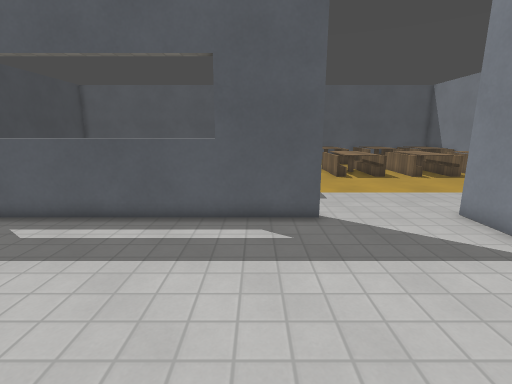
View 1 (above)

21 first-person views from a walk through a Godot game level. The camera is 1.5 m above the floor, tilts 12° down and sees 85° across. The floor is counted in squares, 0.5 m on a side. Each view is taken from the middle of a square. On the plan, view 1 faces up. The plan holds only what a view shows up to about 20 squares ahead; the rest is blank. Surface patterns are stand-ins for the level's own textures.

View 2
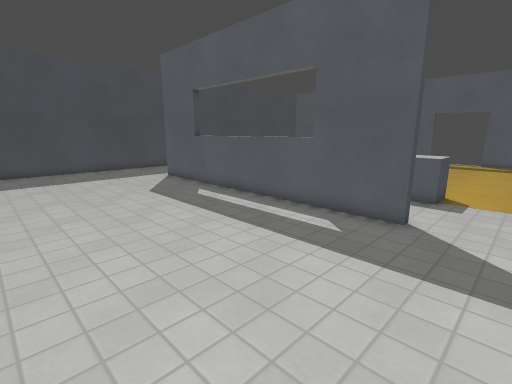

View 3
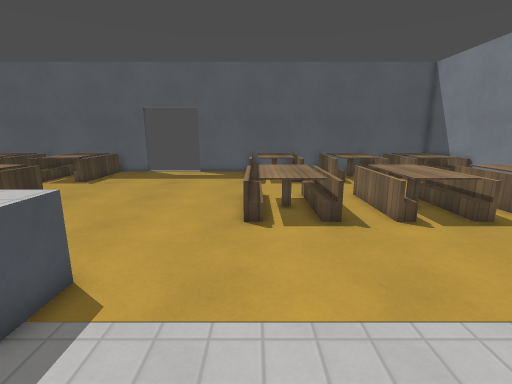

View 4
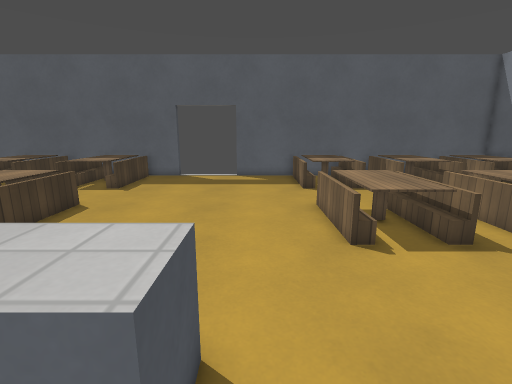

View 5
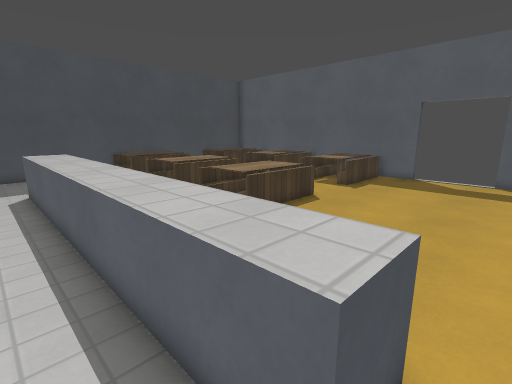

View 6
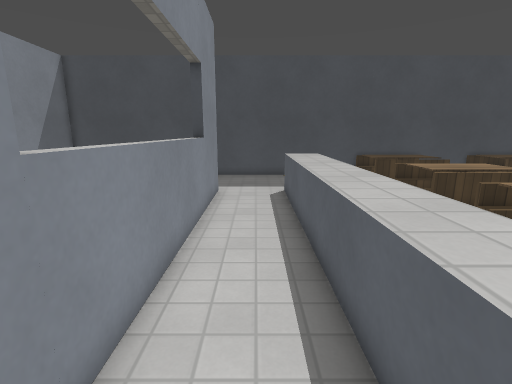

View 7
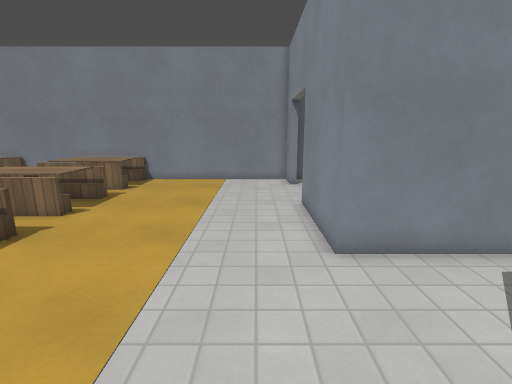

View 8
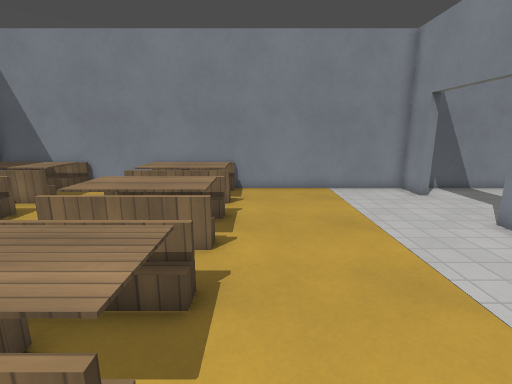

View 9
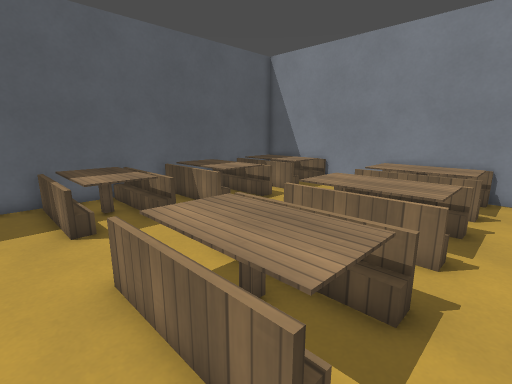

View 10
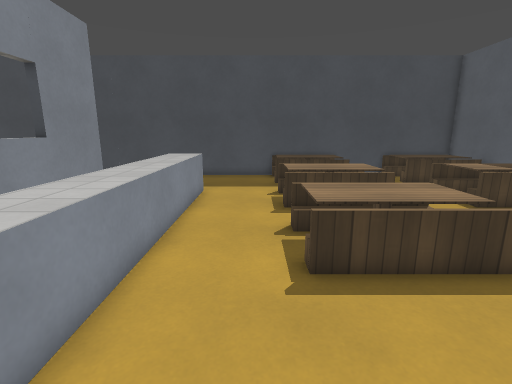

View 11
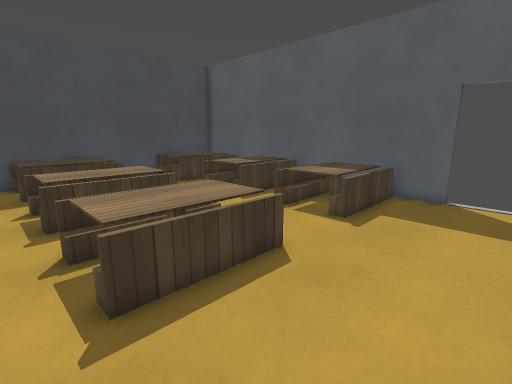

View 12
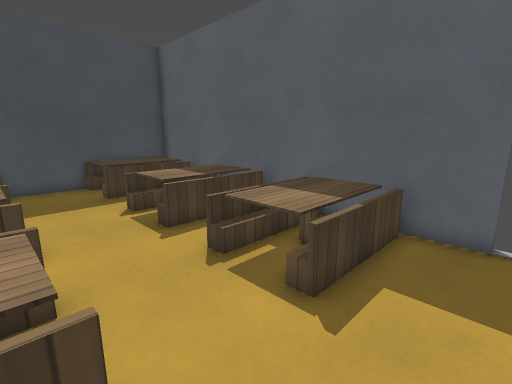

View 13
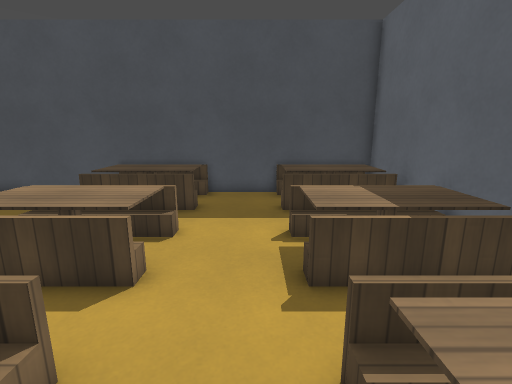

View 14
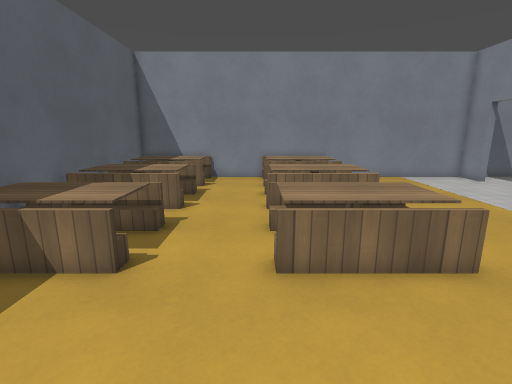

View 15
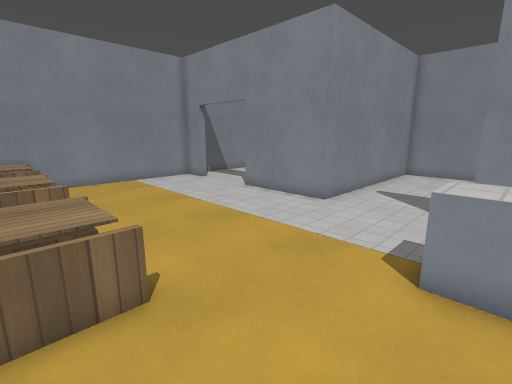

View 16
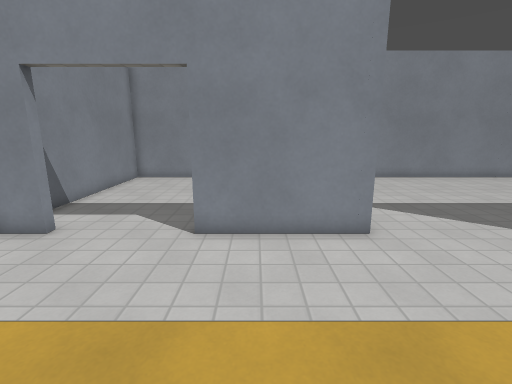

View 17
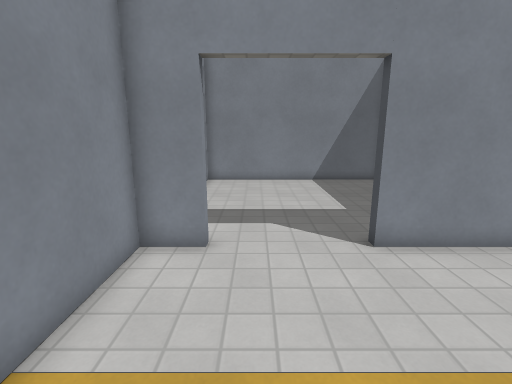

View 18
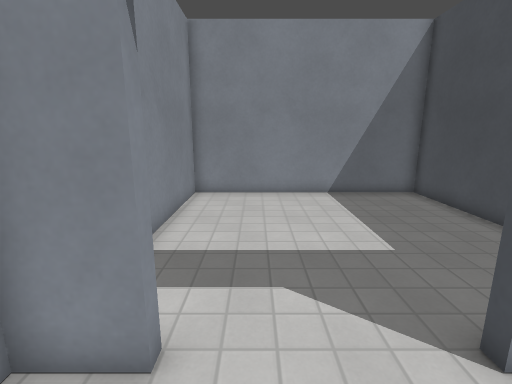

View 19
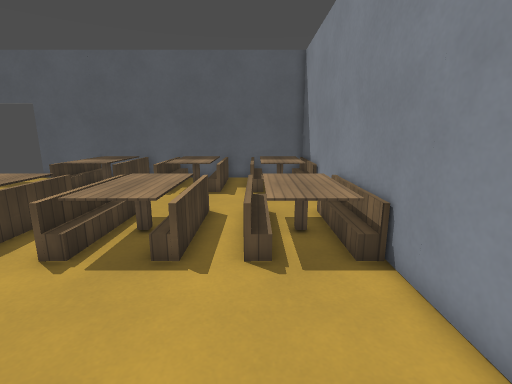

View 20
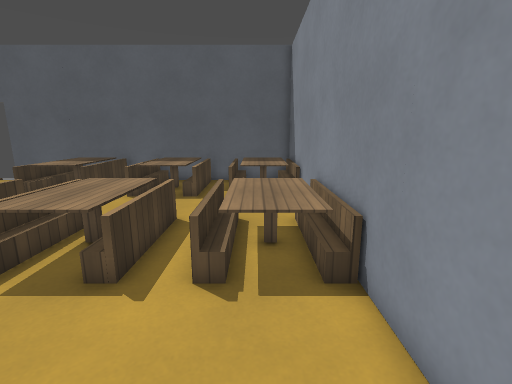

View 21
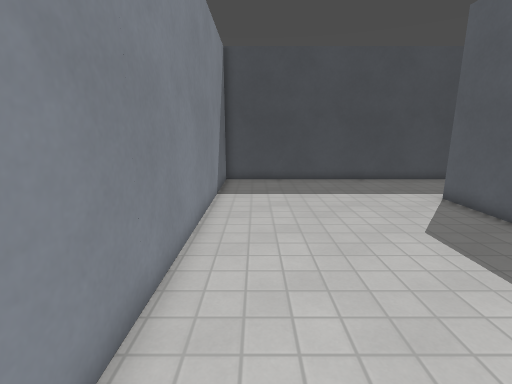

### Floor plan
Points are (right, up) in squares from view 1. A wall is a line through its corners. A room is listed if a view was taken in it or the views show most of it. See-through windows are left out.
Room 1 (views 1, 2, 3, 4, 5, 6, 7, 8, 9, 10, 11, 12, 13, 14, 15, 16, 17, 18, 19, 20, 21)
walls: (1.4, 10) (2.3, 10) (2.3, 9.6) (-13.6, 9.6); (7.9, 4.4) (7.9, -0.9) (19.1, -0.9) (19.1, 9.4); (-13.6, 10) (-0.8, 10); (-2.4, 31.8) (-19, 31.8) (-19, -0.9) (7.6, -0.9) (7.6, 10) (12.8, 10) (12.8, 9.5); (17.3, 9.5) (17.3, 10) (19.1, 10) (19.1, 27.5); (19.2, 31.8) (1.6, 31.8)
low walls: (0.9, 15.2) (2.3, 15.2) (2.3, 13.5) (-13.5, 13.5); (-13.6, 15.2) (-1.5, 15.2)
objects: bench (-19, 31); table (-18, 19) to (-17, 23); table (-18, 27) to (-17, 31); bench (-16, 20) to (-16, 23); bench (-16, 28) to (-16, 31); bench (-13, 20) to (-13, 22); bench (-13, 28) to (-13, 31); table (-12, 19) to (-11, 23); table (-12, 27) to (-11, 31); bench (-10, 19) to (-10, 23); bench (-10, 27) to (-10, 31); bench (-8, 20) to (-8, 23); bench (-8, 28) to (-8, 31); table (-7, 19) to (-6, 23); table (-7, 27) to (-6, 31); bench (-5, 19) to (-5, 23); bench (-5, 27) to (-5, 31); bench (6, 20) to (6, 23); bench (6, 28) to (6, 31); table (7, 19) to (8, 23); table (7, 27) to (8, 31); bench (9, 19) to (9, 23); bench (9, 27) to (9, 31); bench (11, 20) to (11, 22); bench (11, 28) to (11, 31); table (12, 19) to (13, 23); table (12, 27) to (13, 31); bench (14, 20) to (14, 23); bench (14, 28) to (14, 31); bench (16, 20) to (16, 23); bench (16, 27) to (16, 31); table (17, 19) to (18, 23); table (17, 27) to (18, 31); bench (19, 28) to (19, 31)

Where each view was taken, in squares from view 1:
view 1: 0 up, 0 right, facing up
view 2: 0 up, 5 right, facing up-left
view 3: 10 up, 6 right, facing up
view 4: 12 up, 3 right, facing up
view 5: 12 up, 3 right, facing up-left
view 6: 12 up, 1 right, facing left
view 7: 12 up, 1 right, facing right
view 8: 18 up, 4 right, facing right
view 9: 18 up, 4 right, facing up-right
view 10: 18 up, 1 right, facing left
view 11: 18 up, 0 right, facing up-left
view 12: 23 up, 2 left, facing up-left
view 13: 26 up, 5 left, facing left
view 14: 24 up, 0 right, facing right
view 15: 21 up, 1 right, facing down-right
view 16: 18 up, 11 right, facing down
view 17: 17 up, 16 right, facing down
view 18: 13 up, 16 right, facing down
view 19: 13 up, 16 right, facing up
view 20: 14 up, 17 right, facing up
view 21: 1 up, 1 left, facing left
